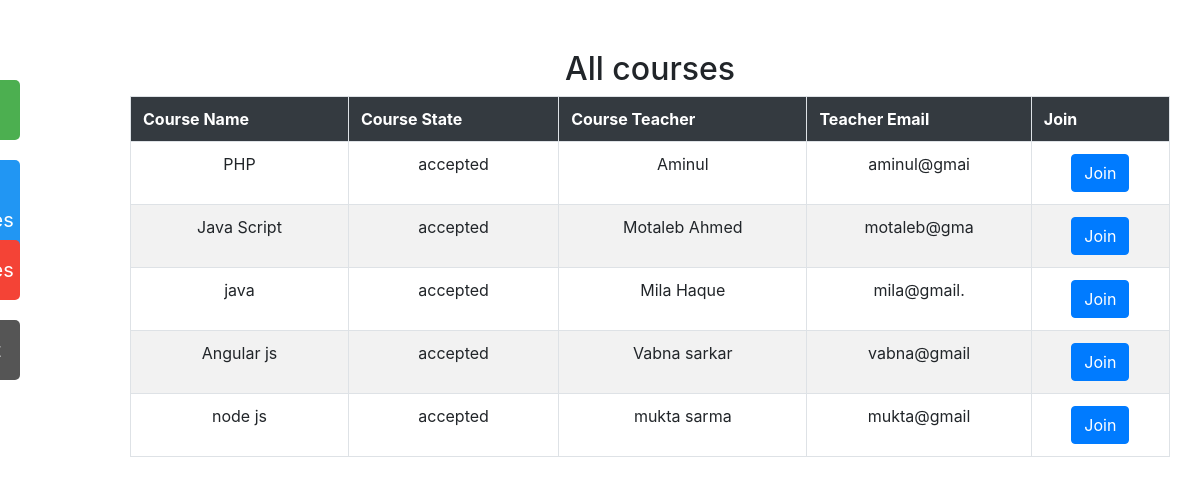
The page /display.php (signed in) on the database its author committed.
### tables this page shows
CREATE TABLE `product` (
  `id` int(11) NOT NULL,
  `course_name` varchar(20) NOT NULL,
  `course_price` varchar(30) NOT NULL,
  `course_teacher` varchar(15) NOT NULL,
  `photo` longblob NOT NULL,
  `sortdes` varchar(50) NOT NULL,
  `description` longtext NOT NULL,
  `adminid` int(30) NOT NULL,
  `contact_info` varchar(11) NOT NULL,
  `validity` varchar(10) NOT NULL
);

### display.php (the view, shortened to what this page needs)
<html>
<head>
  <link rel="stylesheet" href="https://maxcdn.bootstrapcdn.com/bootstrap/4.1.0/css/bootstrap.min.css">
</head>
<body>
  <div id="mySidenav" class="sidenav">
  <a href="userprofile.php" id="about">Profile</a>
  <a href="yourcourse.php" id="blog">Your Courses</a>
  <a href="display.php" id="projects">Courses</a>
  <a href="logout.php" id="contact">Logout</a>
</div>
 <div id="maincontainer">
  <center><h2>All courses</h2></center>
<div class="container">
<div class="col-lg-12">
<table class="table table-striped table-hover table-bordered">
  <tr class="bg-dark text-white">
  <th> Course Name</th>
  <th> Course State</th>
  <th> Course Teacher</th>
  <th> Teacher Email</th>
  <th> Join</th>
  </tr>
  <?php
  include  'config.php';
	 $q="select * from product";
	 $query=mysqli_query($conn,$q);
	 while($res=mysqli_fetch_array($query)){
?>
  <tr class="text-center">
      <td><?php echo $res['course_name']; ?></td>
	  <td><?php echo $res['validity']; ?></td>
	  <td><?php echo $res['course_teacher']; ?></td>
    <td><?php echo $res['contact_info']; ?></td>
	  <td><button class="btn-primary btn"><a href="
	  join.php?id=<?php echo $res['id'];?>" class="
	  text-white">Join</a></button></td>
  </tr>
	 <?php } ?>
</table>
</div>
</div>
</div>
</body>
</html>

### display.php (style rules this page uses)
#maincontainer { margin-left:100px; margin-top:50px; }
#mySidenav a { position: absolute; left: -80px; transition: 0.3s; padding: 15px; width: 100px; text-decoration: none; font-size: 20px; color: white; border-radius: 0 5px 5px 0; }
#about { top: 80px; background-color: #4CAF50; }
#blog { top: 160px; background-color: #2196F3; }
#projects { top: 240px; background-color: #f44336; }
#contact { top: 320px; background-color: #555 }

### rows shown on the page
product: course_name "PHP", validity "accepted", course_teacher "Aminul", contact_info "aminul@gmai"
product: course_name "Java Script", validity "accepted", course_teacher "Motaleb Ahmed", contact_info "motaleb@gma"
product: course_name "java", validity "accepted", course_teacher "Mila Haque", contact_info "mila@gmail."
product: course_name "Angular js", validity "accepted", course_teacher "Vabna sarkar", contact_info "vabna@gmail"
product: course_name "node js", validity "accepted", course_teacher "mukta sarma", contact_info "mukta@gmail"
